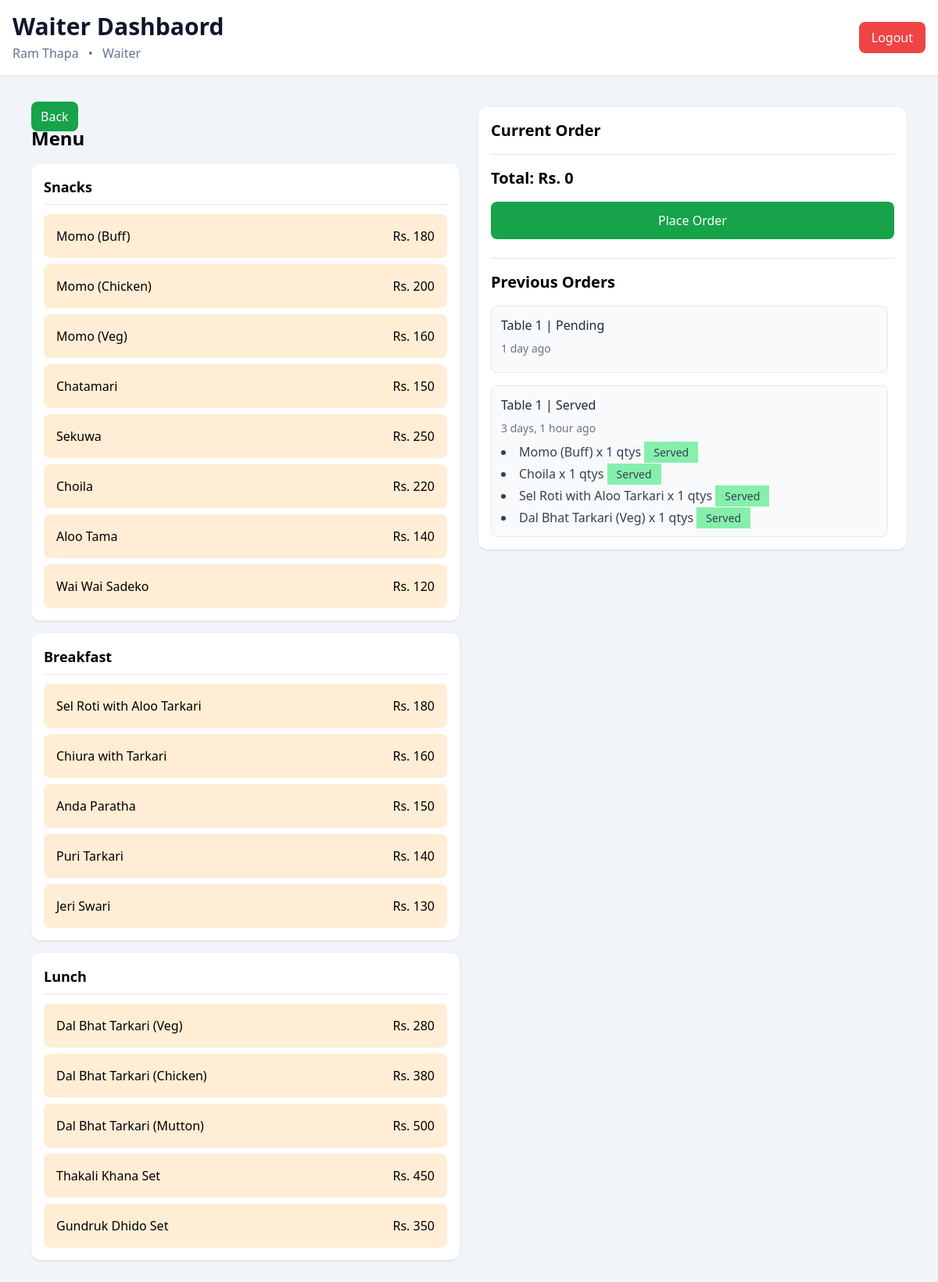
/orders/menu/1/ (signed in), run on the app's committed database.
### accounts/models.py (models this page shows)
class User(AbstractUser):
    class ROLE_CHOICES(models.TextChoices):
        WAITER = 'w', 'Waiter'
        BILLING = 'b', 'Billing'
        KITCHEN = 'k', 'Kitchen'
        OWNER = 'o', 'Owner'
    role = models.CharField(choices=ROLE_CHOICES, max_length=2)

### orders/models.py (models this page shows, shortened)
class Category(models.Model):
    name = models.CharField(max_length=150)
    class Meta:
        verbose_name_plural = "Categories"
    def __str__(self):
        return self.name

class MenuItem(models.Model):
    class PRIORITY_CHOICES(models.TextChoices):
        HIGH = '3', 'High'
        MEDIUM = '2', 'Medium'
        LOW = '1', 'Low'
    category = models.ForeignKey(Category, on_delete=models.CASCADE, related_name="items")
    station = models.ForeignKey(KitchenStation, on_delete=models.SET_NULL, null=True, related_name="items")
    name = models.CharField(max_length=200)
    price = models.PositiveIntegerField()
    description = models.TextField(null=True, blank=True)
    default_priority = models.CharField(choices=PRIORITY_CHOICES, default=PRIORITY_CHOICES.MEDIUM, max_length=2)
    est_time = models.PositiveIntegerField(help_text="Write estimated preparation time in minutes", null=True,
                                           blank=True)
    image = models.ImageField(upload_to="menu_items", null=True, blank=True)
    def __str__(self):
        return self.name

class Order(models.Model):
    class ORDER_STATUS(models.TextChoices):
        PENDING = 'p', 'Pending'
        PARTIALLY_SERVED = 'ps', 'Partially Served'
        SERVED = 's', 'Served'
        BILLED = 'b', 'Billed'
    id = models.UUIDField(primary_key=True, default=uuid.uuid4, editable=False)
    table = models.ForeignKey(Table, on_delete=models.PROTECT, related_name="orders")
    status = models.CharField(max_length=2, choices=ORDER_STATUS, default=ORDER_STATUS.PENDING)
    created_at = models.DateTimeField(auto_now_add=True)

class Table(models.Model):
    name = models.CharField(max_length=20)
    is_reserved = models.BooleanField(default=False, null=True)
    def __str__(self):
        return self.name

class OrderItem(models.Model):
    class ITEM_STATUS(models.TextChoices):
        PREPARING = 'p', 'Preparing'
        READY = 'r', 'Ready'
        SERVED = 's', 'Served'
    order = models.ForeignKey(Order, on_delete=models.PROTECT, related_name="items")
    menu_item = models.ForeignKey(MenuItem, on_delete=models.PROTECT, related_name="order_items")
    price = models.PositiveIntegerField()
    quantity = models.PositiveIntegerField(default=1)
    status = models.CharField(choices=ITEM_STATUS, max_length=2, default=ITEM_STATUS.PREPARING)
    priority = models.CharField(choices=MenuItem.PRIORITY_CHOICES, default=MenuItem.PRIORITY_CHOICES.MEDIUM,
                                max_length=2)
    def __str__(self):
        return f"{self.menu_item}  x {self.quantity} qtys"

### orders/views.py (the view, shortened to what this page needs)
# urls.py: path("menu/<table_id>/", views.menu_view, name="menu_view_url"),
@role_required([User.ROLE_CHOICES.WAITER])
def menu_view(request, table_id):
    categories = Category.objects.all()
    orders = Order.objects.filter(
        table_id=table_id
    ).exclude(
        status=Order.ORDER_STATUS.BILLED
    ).order_by("-created_at")
    return render(request, "orders/menu.html", {
        'categories': categories,
        'table_id': table_id,
        'orders': orders
    })

### orders/templates/orders/menu.html (shortened to what this page needs)
{% extends 'orders/base.html' %}
{% load humanize %}
{% block heading %}
Waiter Dashbaord
{% endblock %}
{% block main_content %}
<div class="max-w-7xl mx-auto p-4">
        <div class="grid grid-cols-1 md:grid-cols-2 gap-6">
            <div>
                <a class="py-2 px-3 bg-green-600 text-gray-50 rounded-lg" href="{% url 'tables_view_url' %}">Back</a>
                <h1 class="text-2xl font-bold mb-4">Menu</h1>
                {% for category in categories %}
                <div class="bg-white rounded-xl shadow p-4 mb-4">
                    <h2 class="font-bold text-lg mb-3 border-b pb-2">
                        {{ category }}
                    </h2>
                    <div class="grid gap-2">
                        {% for item in category.items.all %}
                        <div class="menu-item cursor-pointer bg-orange-100 hover:bg-orange-200 rounded-lg p-4 transition"
                            data-item-id="{{ item.id }}" data-item-name="{{ item.name }}"
                            data-item-price="{{ item.price }}">
                            <div class="flex justify-between">
                                <span class="font-medium">{{ item.name }}</span>
                                <span>Rs. {{ item.price }}</span>
                            </div>
                        </div>
                        {% endfor %}
                    </div>
                </div>
                {% endfor %}
            </div>
            <div class="bg-white rounded-xl shadow p-4 h-fit sticky top-4">
                <h2 class="text-xl font-bold mb-4">
                    Current Order
                </h2>
                <form class="border-t mt-4 pt-4" method="post">
                    <h3 id="total-price" class="text-xl font-bold">
                        Total: Rs. 0
                    </h3>
                    <button id="place-order-btn"
                        class="w-full mt-4 bg-green-600 text-white py-3 rounded-lg hover:bg-green-700">
                        Place Order
                    </button>
                </form>
                <div class="border-t mt-6 pt-4">
                    <h3 class="text-xl font-bold mb-4">
                        Previous Orders
                    </h3>
                    <div class="max-h-80 overflow-y-auto pr-2 space-y-4">
                        {% for order in orders %}
                        <div class="bg-gray-50 rounded-lg p-3 border border-gray-200">
                            <div class="font-medium text-gray-800 mb-2">
                                {{ order.table }} | {{ order.get_status_display }}
                            </div>
                            <div class="text-sm text-gray-500 mb-2">
                                {{ order.created_at|naturaltime }}
                            </div>
                            <ul class="list-disc list-inside text-gray-700 space-y-1">
                                {% for item in order.items.all %}
                                <li>{{ item }}
                                    <span class="px-3 py-1 bg-green-300 text-sm">{{ item.get_status_display }}</span>
                                </li>
                                {% endfor %}
                            </ul>
                        </div>
                        {% empty %}
                        <div class="text-gray-500 text-sm">
                            No previous orders found.
                        </div>
                        {% endfor %}
                    </div>
                </div>
            </div>
        </div>
{% endblock %}

### orders/templates/orders/base.html (shortened to what this page needs)
<!DOCTYPE html>
<html lang="en">
<head>
    <script src="https://cdn.tailwindcss.com"></script>
</head>
<body class="bg-slate-100 min-h-screen">
    <header class="sticky top-0 z-50 bg-white border-b border-slate-200 shadow-sm">
        <div class="max-w-7xl mx-auto px-4 py-4">
            <div class="flex flex-col md:flex-row md:items-center md:justify-between gap-4">
                <div>
                    <h1 class="text-3xl font-bold text-slate-900">
                       {% block heading %}
                       {% endblock %}
                    </h1>
                    <div class="mt-1 text-md text-slate-500">
                        {{ request.user.first_name }} {{ request.user.last_name }}
                        <span class="mx-2">•</span>
                        {{ request.user.get_role_display }}
                    </div>
                </div>
                <a href="{% url 'logout_view_url' %}"
                    class="inline-flex items-center justify-center px-4 py-2 rounded-lg bg-red-500 hover:bg-red-600 text-white font-medium transition">
                    Logout
                </a>
            </div>
        </div>
    </header>
    <main class="max-w-7xl mx-auto p-4 md:p-6">
        {% block main_content %}
        {% endblock %}
    </main>
</body>
</html>

### data on the page
User: user.first_name "Ram", user.last_name "Thapa", user.role "Waiter"
Category: name "Snacks"
MenuItem: name "Momo (Buff)", price "180"
MenuItem: name "Momo (Chicken)", price "200"
MenuItem: name "Momo (Veg)", price "160"
MenuItem: name "Chatamari", price "150"
MenuItem: name "Sekuwa", price "250"
MenuItem: name "Choila", price "220"
MenuItem: name "Aloo Tama", price "140"
MenuItem: name "Wai Wai Sadeko", price "120"
Category: name "Breakfast"
MenuItem: name "Sel Roti with Aloo Tarkari", price "180"
MenuItem: name "Chiura with Tarkari", price "160"
MenuItem: name "Anda Paratha", price "150"
MenuItem: name "Puri Tarkari", price "140"
MenuItem: name "Jeri Swari", price "130"
Category: name "Lunch"
MenuItem: name "Dal Bhat Tarkari (Veg)", price "280"
MenuItem: name "Dal Bhat Tarkari (Chicken)", price "380"
MenuItem: name "Dal Bhat Tarkari (Mutton)", price "500"
MenuItem: name "Thakali Khana Set", price "450"
MenuItem: name "Gundruk Dhido Set", price "350"
Order: table "Table 1", status "Pending", created_at "1 day ago"
Order: table "Table 1", status "Served", created_at "3 days, 1 hour ago"
OrderItem: menu_item+quantity "Momo (Buff) x 1 qtys", status "Served"
OrderItem: menu_item+quantity "Choila x 1 qtys", status "Served"
OrderItem: menu_item+quantity "Sel Roti with Aloo Tarkari x 1 qtys", status "Served"
OrderItem: menu_item+quantity "Dal Bhat Tarkari (Veg) x 1 qtys", status "Served"
